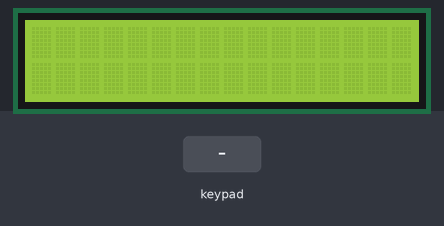
Recording of a sketch running on a simulated Arduino Uno, built with avr-gcc and run on an emulated ATmega328P. Shown: 16×2 character LCD. Inputs (shaded band) come from the test bench. What the sketch prints to the serial monitor is not drawn.

Above: at 1.2 s.
1.3 s: keypad keys 7 + 5 = pressed 0.4 s apart
At 4.8 s:
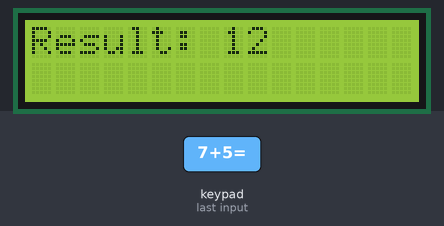
5.8 s: key '1' pressed
At 6.4 s:
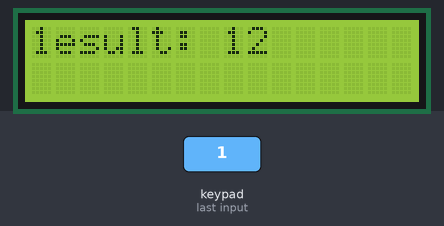
8.3 s: keypad keys 2 3 4 5 * pressed 0.4 s apart
At 13.1 s:
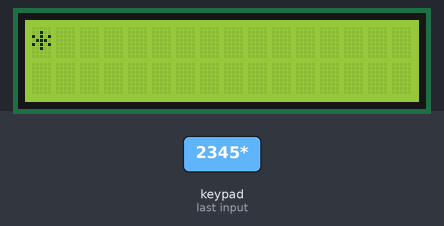
13.3 s: key '/' pressed
At 14.2 s:
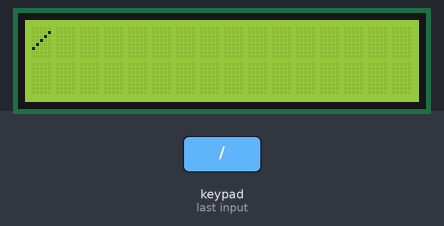
15.9 s: key '=' pressed
At 16.8 s:
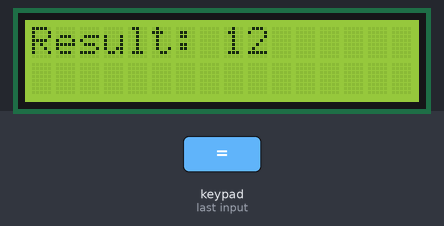
17.4 s: key '+' pressed
At 18.2 s:
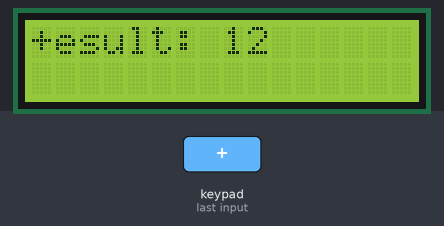
Timing chart, 0 to 20.4 s (numbered marks = the images above; inputs shaded):
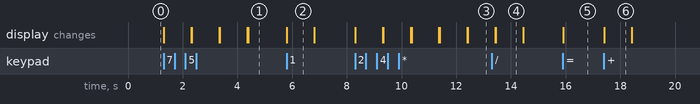

Measured:
- after the input at 1.3 s, the display: first changes at once (image 1 shows a later state)
- after the input at 5.8 s, the display: changes at once (image 2)
- after the input at 8.3 s, the display: first changes at once (image 3 shows a later state)
- after the input at 13.3 s, the display: first differs from a run without the input after 0.15 s (image 4)
- after the input at 15.9 s, the display: changes at once (image 5)
- after the input at 17.4 s, the display: changes at once (image 6)
- what the display in image 2 shows lasts 1.0 s, from 5.8 s to 6.8 s

The sketch:

sketch_mar2c.ino
```cpp
#include <LCD_I2C.h>
#include <Keypad.h>
LCD_I2C lcd(0x27);
// Variables to store the current number inputs and the operator
int neshto = 0, vtoroNeshto = 0;
char symbol = '0';
int result = 0;
// Define the keypad layout (4x4)
const byte ROW_NUM = 4; // Four rows
const byte COL_NUM = 4; // Four columns

char keys[ROW_NUM][COL_NUM] = {
  {'1','2','3','+'},
  {'4','5','6','-'},
  {'7','8','9','*'},
  {'=','0','#','/'}
};

// Connect keypad rows and columns to Arduino pins
byte pin_rows[ROW_NUM] = {2, 3, 4, 5};  // Pin numbers for rows
byte pin_cols[COL_NUM] = {6, 7, 8, 9};  // Pin numbers for columns

Keypad keypad = Keypad(makeKeymap(keys), pin_rows, pin_cols, ROW_NUM, COL_NUM);

void setup() {
  Serial.begin(9600);
  lcd.begin();
  lcd.backlight();
}

void loop() {
  lcd.setCursor(0, 0);
  char key = keypad.getKey();
  if (key != NO_KEY) {  // Check if a key is pressed
    if (key >= '0' && key <= '9') {
      // If the key is a number, update neshto (current input)
      if (symbol == '0') {
        neshto = neshto * 10 + (key - '0'); // Update the first number
        lcd.print(neshto);
        delay(1000);
        lcd.clear();
      } else {
        vtoroNeshto = vtoroNeshto * 10 + (key - '0'); // Update the second number
        lcd.print(vtoroNeshto);
        delay(1000);
        lcd.clear();
      }
      Serial.println(neshto);
    }
    else if (key == '=') {
      // If "=" is pressed, perform the calculation based on the operator
      switch (symbol) {
        case '+': result = neshto + vtoroNeshto; break;
        case '-': result = neshto - vtoroNeshto; break;
        case '*': result = neshto * vtoroNeshto; break;
        case '/':
          if (vtoroNeshto != 0) {
            result = neshto / vtoroNeshto;
          } else {
            Serial.println("Error: Division by zero!");
          }
          break;
      }
      // Display the result and reset values for the next calculation
      Serial.print("Result: ");
      Serial.println(result);
        lcd.print("Result:");
  lcd.setCursor(8, 0);
  lcd.print(result);
      neshto = 0;
      vtoroNeshto = 0;
      symbol = '0';  // Reset the operator
    }
    else {
      // If an operator is pressed, store it and wait for the second number
      switch(key) {
        case '+': symbol = '+'; break;
        case '-': symbol = '-'; break;
        case '*': symbol = '*'; break;
        case '/': symbol = '/'; break;
      }
      lcd.print(symbol);
      delay(1000);
      lcd.clear();
    }
  }
}
```
